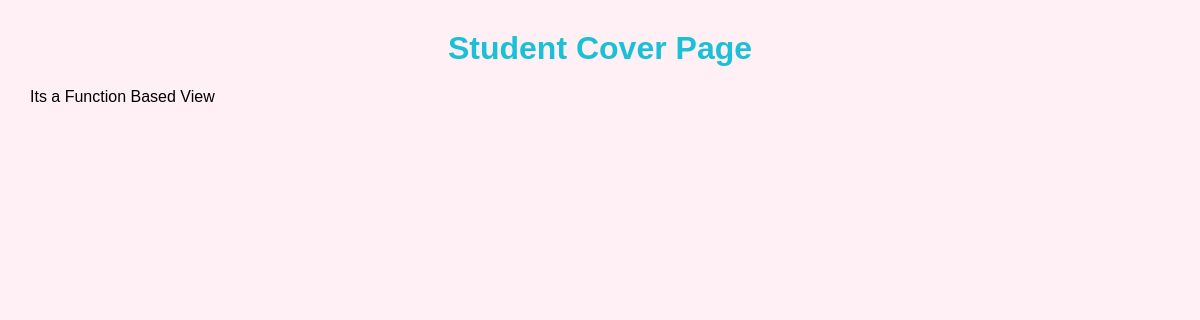
Before: /cover_page/func/ with the older database file.
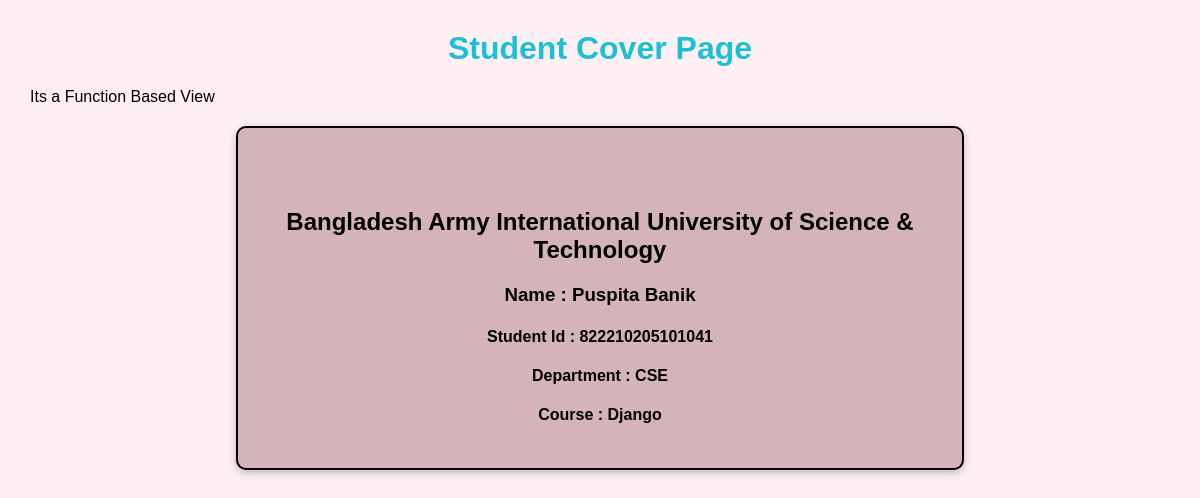
After: the same page with the newer database file.
### cover_page/models.py (models this page shows, shortened)
class Student(models.Model):
    university_name = models.CharField(max_length=200)
    name = models.CharField(max_length=50)
    student_id = models.IntegerField()
    dept = models.CharField(max_length=50)
    course = models.CharField(max_length=50)

### cover_page/views/funcBased.py (the view)
# urls.py: path('func/', coverPage, name='students'),
def coverPage(request):
    students = Student.objects.all()
    context = {
        'students': students,
        'message': 'Its a Function Based View'
    }
    return render(request, 'studentCoverPage/home.html', context)

### templates/studentCoverPage/home.html (shortened to what this page needs)
<!DOCTYPE html>
<html lang="en">
<head>
</head>
<body>
    <h1>Student Cover Page</h1>
    <div>{{message}}</div>
    {% for student in students %}
    <div class="cover-container">
        <div class="cover">
            <h2> {{ student.university_name }}</h2>
            <h3><strong>Name : </strong>{{ student.name }}</h3>
            <h4><strong>Student Id : </strong>{{ student.student_id }}</h4>
            <h4><strong>Department : </strong>{{ student.dept }}</h4>
            <h4><strong>Course : </strong>{{ student.course }}</h4>
        </div>
    </div>
    {% endfor %}
</body>
</html>

### templates/studentCoverPage/home.html (style rules this page uses)
body { font-family: Arial, Helvetica, sans-serif; background-color: lavenderblush; margin: 30px; padding: 0px; }
h1 { text-align: center; margin-top: 20px; color: rgb(26, 192, 213); }
.cover-container { display: flex; justify-content: center; }
.cover { background-color: rgb(212, 180, 186); border: 2px solid black; border-radius: 10px; width: 60%; height: 30vh; margin: 10px; padding: 20px; text-align: center; box-shadow: rgba(0, 0, 0, 0.24) 0px 3px 8px; margin-top: 20px; padding-top: 80px; }
.cover h2 { margin-top: 0; }

Changed rows visible on the page:
added Student: university_name "Bangladesh Army International University of Science & Technology", name "Puspita Banik", student_id "822210205101041", dept "CSE", course "Django"
